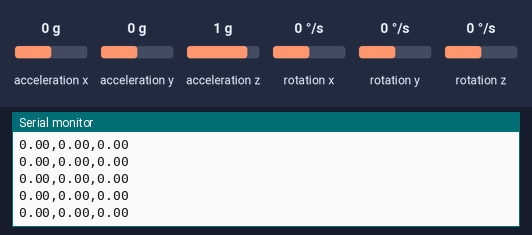
Recording of a sketch running on a simulated Arduino Uno, built with avr-gcc and run on an emulated ATmega328P. Parts: the last lines printed to the serial monitor. Inputs (shaded band) come from the test bench; at power-on: acceleration y 0 g, acceleration x 0 g, acceleration z 1 g, rotation z 0 °/s, rotation x 0 °/s, rotation y 0 °/s.

Above: at 1.7 s.
1.8 s: acceleration y set to 0.8 g
At 2.8 s:
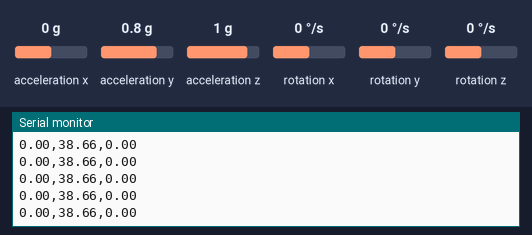
4.8 s: acceleration x set to -1.4 g
At 5.3 s:
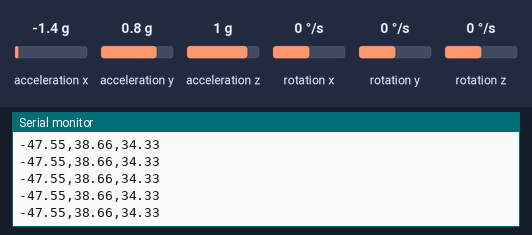
6.3 s: acceleration z set to -1.4 g
At 7.1 s:
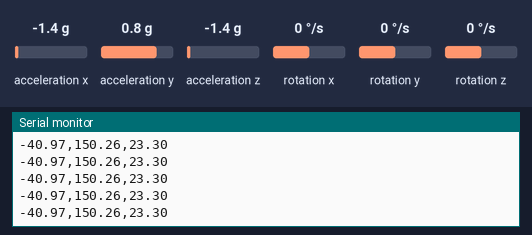
9.3 s: rotation z set to -192 °/s
At 10.0 s:
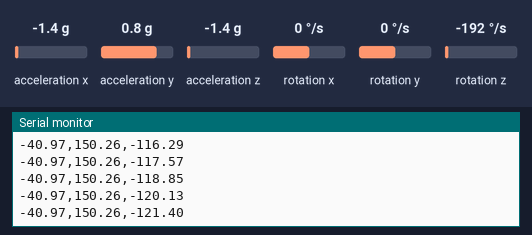
10.8 s: rotation z set to 192 °/s
At 11.4 s:
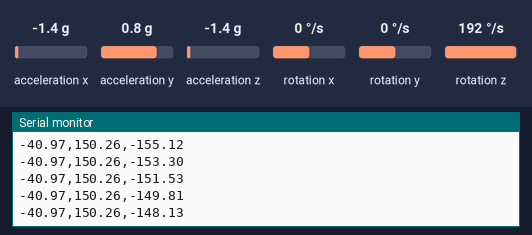
Timing chart, 0 to 13.8 s (numbered marks = the images above; inputs shaded):
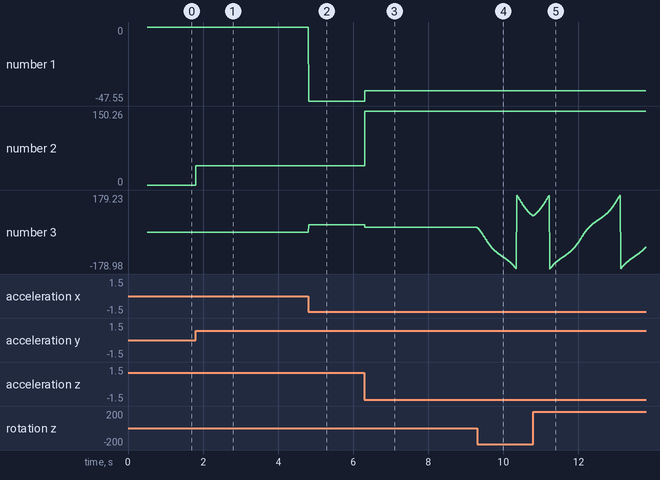

The sketch:

MPU_test.ino
```cpp
#include "I2Cdev.h"
#include "MPU6050_6Axis_MotionApps20.h"
#if I2CDEV_IMPLEMENTATION == I2CDEV_ARDUINO_WIRE
#include "Wire.h"
#endif
MPU6050 mpu;
#define OUTPUT_READABLE_YAWPITCHROLL

bool dmpReady = false;
uint8_t mpuIntStatus;
uint8_t devStatus;
uint16_t packetSize;
uint16_t fifoCount;
uint8_t fifoBuffer[64];
Quaternion q;
VectorInt16 aa;
VectorInt16 aaReal;
VectorInt16 aaWorld;
VectorFloat gravity;
float ypr[3];
float pitch,roll,yaw;

uint8_t teapotPacket[14] = { '$', 0x02, 0, 0, 0, 0, 0, 0, 0, 0, 0x00, 0x00, '\r', '\n' };
volatile bool mpuInterrupt = false;
void dmpDataReady() {
  mpuInterrupt = true;
}

void setup() {

  Serial.begin(115200);

  #if I2CDEV_IMPLEMENTATION == I2CDEV_ARDUINO_WIRE
    Wire.begin();
    Wire.setClock(400000);
  #elif I2CDEV_IMPLEMENTATION == I2CDEV_BUILTIN_FASTWIRE
    Fastwire::setup(400, true);
  #endif

  Serial.println(F("Initializing I2C devices..."));
  mpu.initialize();
  Serial.println(F("Initializing DMP..."));
  devStatus = mpu.dmpInitialize();
  mpu.setXGyroOffset(220);
  mpu.setYGyroOffset(76);
  mpu.setZGyroOffset(-85);
  mpu.setZAccelOffset(1788);

  if (devStatus == 0) {
    mpu.CalibrateAccel(6);
    mpu.CalibrateGyro(6);
    mpu.PrintActiveOffsets();
    Serial.println(F("Enabling DMP..."));
    mpu.setDMPEnabled(true);
    Serial.println(F("DMP ready!"));
    dmpReady = true;
    packetSize = mpu.dmpGetFIFOPacketSize();
  } else {
    Serial.print(F("DMP Initialization failed (code "));
    Serial.print(devStatus);
    Serial.println(F(")"));
  }
}

void loop() {
  if (!dmpReady) return;

  if (mpu.dmpGetCurrentFIFOPacket(fifoBuffer)) {
    #ifdef OUTPUT_READABLE_YAWPITCHROLL
      mpu.dmpGetQuaternion(&q, fifoBuffer);
      mpu.dmpGetGravity(&gravity, &q);
      mpu.dmpGetYawPitchRoll(ypr, &q, &gravity);
    #endif  // put your main code here, to run repeatedly:
    pitch = ypr[1] * 180 / M_PI;
    roll =  ypr[2] * 180 / M_PI;
    yaw = ypr[0] * 180 / M_PI;
}
    Serial.print(pitch);
    Serial.print(",");
    Serial.print(roll);
    Serial.print(",");
    Serial.print(yaw);
    Serial.println(" ");

}
```

Measured:
- after the input at 1.8 s, the serial monitor: prints a new line at once (image 1)
- after the input at 4.8 s, the serial monitor: prints a new line at once (image 2)
- after the input at 6.3 s, the serial monitor: prints a new line at once (image 3)
- after the input at 9.3 s, the serial monitor: prints a new line at once (image 4)
- plotted number 1: 0 → -47.55 after the input at 4.8 s, -47.55 → -40.97 after the input at 6.3 s
- plotted number 2: 0 → 38.66 after the input at 1.8 s, 38.66 → 150.26 after the input at 6.3 s
- plotted number 3: 0 → 34.33 after the input at 4.8 s, 34.33 → 23.3 after the input at 6.3 s, 23.3 → 77.93 after the input at 9.3 s
